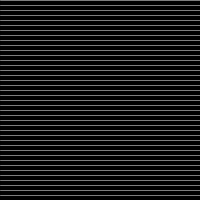
Frame 1 (no input)
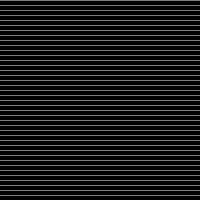
Frame 60 (the mouse pressed at the canvas centre just before this capture)
Frame 120 (the mouse held since frame 60 and released just before this capture): identical to frame 60, image omitted

The Processing sketch that drew these frames (run headless with seeded random() and noise(); from frame 60 on, the mouse is pressed at the canvas centre):

// Processing sketch: processing_101912
// ── processing_101912.pde

int counter;

void setup() {  //setup function called initially, only once
 size(200,200);
 background(0);
}

void draw() {  //draw function loops 
 stroke(125);
 for (int i = 0; i<height; i+=5){
     line (0,i,width,i);
     }
 }
